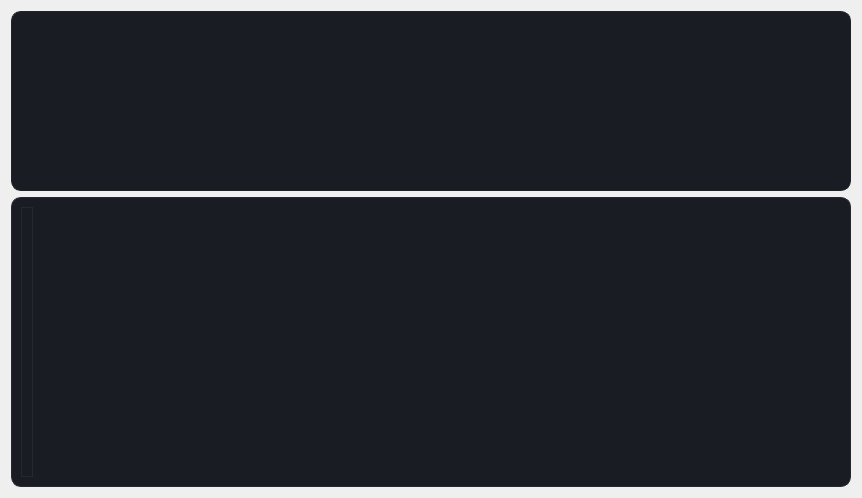
                <widget class="QWidget" name="scrollAreaWidgetContents_3">
                 <property name="geometry">
                  <rect>
                   <x>0</x>
                   <y>0</y>
                   <width>862</width>
                   <height>498</height>
                  </rect>
                 </property>
                 <layout class="QGridLayout" name="gridLayout_24">
                  <item row="0" column="0">
                   <widget class="QFrame" name="frame_35">
                    <property name="styleSheet">
                     <string notr="true">QFrame{
	background-color: rgb(25, 28, 34);
	border-color:rgb(30, 34, 41);
	border-width: 1px;
	border-style: solid;
	border-radius: 10px;
	font: 12px bold italic large &quot;游ゴシック&quot;;
}</string>
                    </property>
                    <property name="frameShape">
                     <enum>QFrame::StyledPanel</enum>
                    </property>
                    <property name="frameShadow">
                     <enum>QFrame::Raised</enum>
                    </property>
                   </widget>
                  </item>
                  <item row="1" column="0">
                   <widget class="QFrame" name="frame_36">
                    <property name="styleSheet">
                     <string notr="true">QFrame{
	background-color: rgb(25, 28, 34);
	border-color: rgb(36, 41, 49);
	border-width: 1px;
	border-style: solid;
	border-radius: 10px;
	font: 12px bold italic large &quot;游ゴシック&quot;;
}</string>
                    </property>
                    <property name="frameShape">
                     <enum>QFrame::StyledPanel</enum>
                    </property>
                    <property name="frameShadow">
                     <enum>QFrame::Raised</enum>
                    </property>
                    <layout class="QGridLayout" name="gridLayout_22">
                     <item row="0" column="0" alignment="Qt::AlignLeft">
                      <widget class="QFrame" name="frame_32">
                       <property name="minimumSize">
                        <size>
                         <width>0</width>
                         <height>270</height>
                        </size>
                       </property>
                       <property name="maximumSize">
                        <size>
                         <width>16777215</width>
                         <height>16777215</height>
                        </size>
                       </property>
                       <property name="styleSheet">
                        <string notr="true"/>
                       </property>
                       <property name="frameShape">
                        <enum>QFrame::StyledPanel</enum>
                       </property>
                       <property name="frameShadow">
                        <enum>QFrame::Raised</enum>
                       </property>
                       <layout class="QHBoxLayout" name="horizontalLayout_3">
                        <property name="leftMargin">
                         <number>5</number>
                        </property>
                        <property name="topMargin">
                         <number>5</number>
                        </property>
                        <property name="rightMargin">
                         <number>5</number>
                        </property>
                        <property name="bottomMargin">
                         <number>5</number>
                        </property>
                       </layout>
                      </widget>
                     </item>
                    </layout>
                   </widget>
                  </item>
                 </layout>
                </widget>
